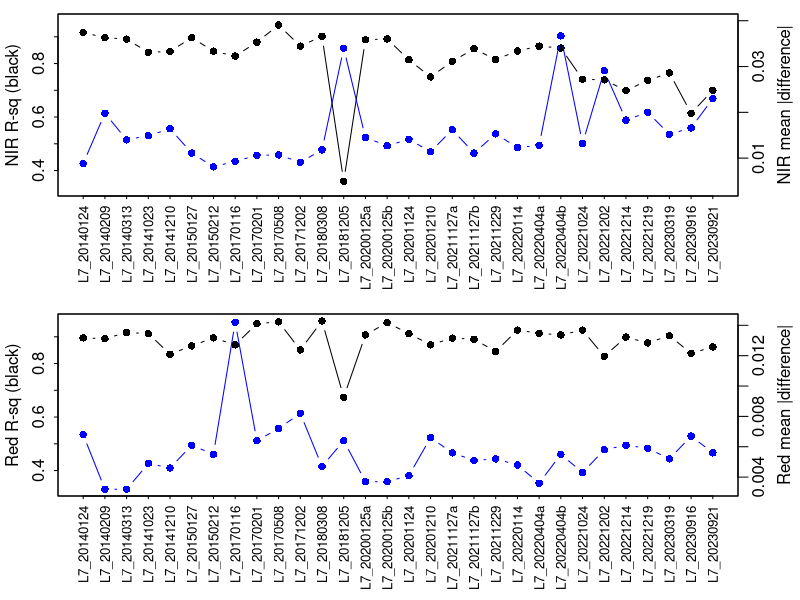
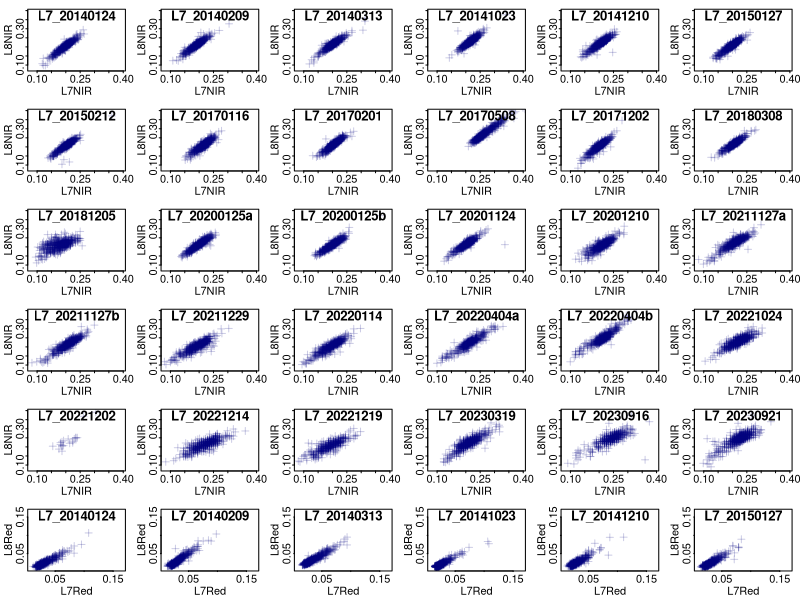
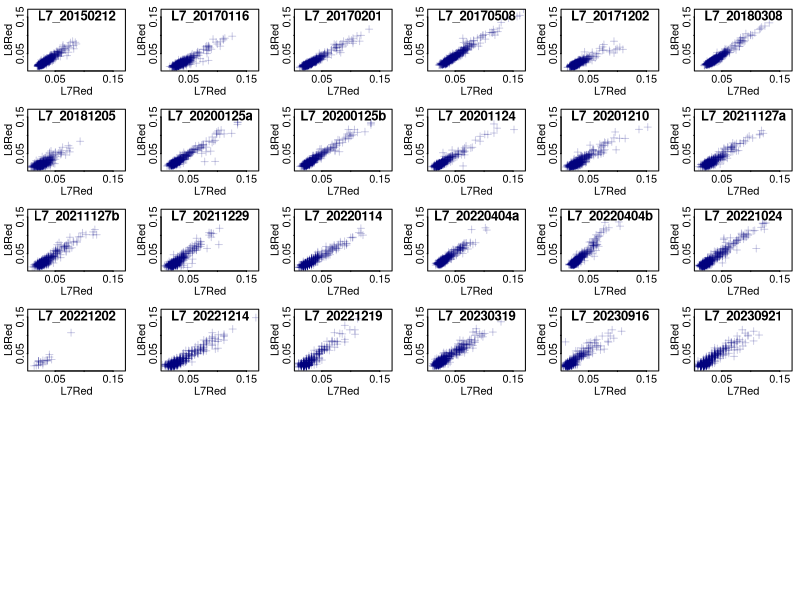
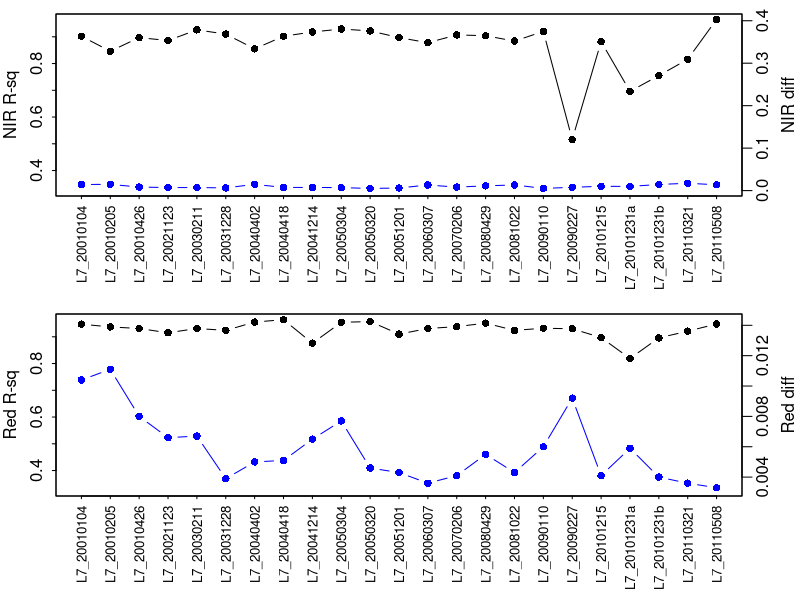
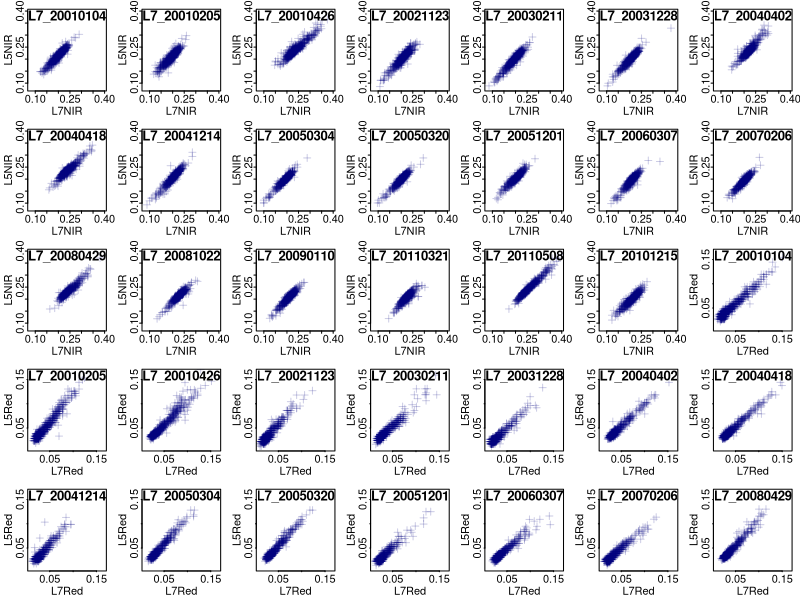
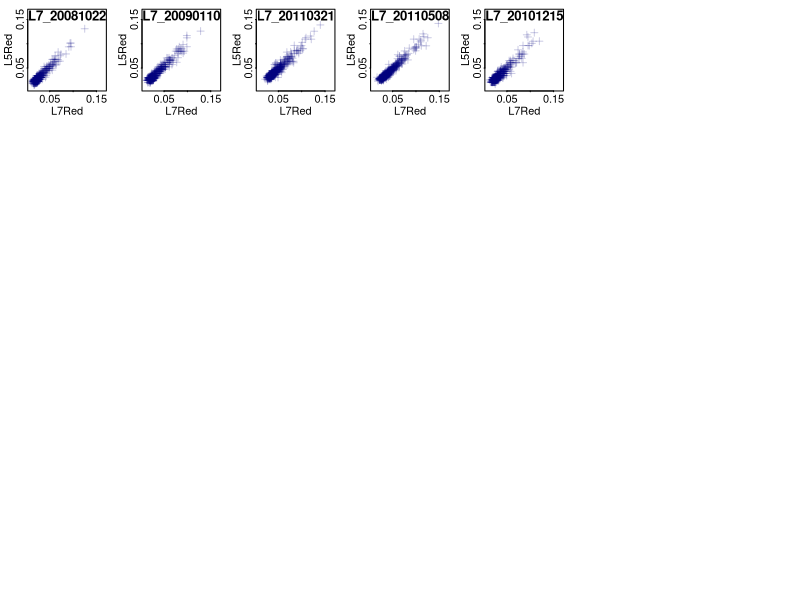

Write the R code that produced these figures, in order.
# -------------------------------------------------------------------------------------
# Landsat Harmonization Analysis - Bradford Forest
# This script builds on processing steps in Google Earth Engine (GEE) and ArcGIS Pro
# It harmonizes surface reflectance values across Landsat 5, 7, and 8 to enable
# consistent LAI estimation across time.

# GEE steps:
#  - Extracted cloud-free Landsat imagery over Bradford Forest
#  - Identified time-matched image pairs within ~8 days of each other
#  - Exporting R and NIR bands from each sensor
# GEE script: https://code.earthengine.google.com/ccea0823362ae6d5b4dc6e8b59d60317

# ArcGIS steps (can be replicated in any spatial software):
#  - Generated random points at a minimize separation to avoid spatial autocorrelation
#    (we used 350 m based on screening using Incremental Spatial Autocorrelation tool)
#  - Extracted Red and NIR band values from each Landsat image export to those points

# Reproducing this workflow:
#  - Use included sample_data/ for Bradford Forest for a script demonstration
#  - Or create your own datasets of date-matched NIR and Red reflectance values

# NOTE:
# Variable names like 'regNIR' and 'regRed' are reused and overwritten throughout this script
# Similarly, intermediate datasets like 'L5andL7' and 'L8andL7' are filtered and refined
#  iteratively while maintaining their name
# Therefore be mindful when backtracking or re-running earlier parts non-sequentially

library(reshape2)
library(scales)

setwd('C:\\Users\\kglod\\UFL Dropbox\\Katie Glodzik\\Postdoc\\OtherProjects\\LandsatContinuity\\ArcGISoutputsForR\\sample_data')
L5_NIR     = read.csv('L5_NIR_BandValues_Bradford.csv'      ,header=TRUE); L5_NIR    =L5_NIR[,-2]
L5_Red     = read.csv('L5_Red_BandValues_Bradford.csv'      ,header=TRUE); L5_Red    =L5_Red[,-2]
L7for5_NIR = read.csv('L7withL5_NIR_BandValues_Bradford.csv',header=TRUE); L7for5_NIR=L7for5_NIR[,-2]
L7for5_Red = read.csv('L7withL5_Red_BandValues_Bradford.csv',header=TRUE); L7for5_Red=L7for5_Red[,-2]
L7for8_NIR = read.csv('L7withL8_NIR_BandValues_Bradford.csv',header=TRUE); L7for8_NIR=L7for8_NIR[,-2]
L7for8_Red = read.csv('L7withL8_Red_BandValues_Bradford.csv',header=TRUE); L7for8_Red=L7for8_Red[,-2]
L8_NIR     = read.csv('L8_NIR_BandValues_Bradford.csv'      ,header=TRUE); L8_NIR    =L8_NIR[,-2]
L8_Red     = read.csv('L8_Red_BandValues_Bradford.csv'      ,header=TRUE); L8_Red    =L8_Red[,-2]

names(L5_NIR)[1] = names(L7for5_NIR)[1] = names(L7for8_NIR)[1] = names(L8_NIR)[1] =
names(L5_Red)[1] = names(L7for5_Red)[1] = names(L7for8_Red)[1] = names(L8_Red)[1] = 'pixelID'

# Remove rows where all values were nan or 0 (most needing removal are nan's). Mostly for Landsat 7
# instances where points fell in the black NoData striping that occurs in Landsat 7 images.
L5_NIR    =L5_NIR    [(rowSums(is.na(L5_NIR))    <(ncol(L5_NIR)-1))     & (rowSums(L5_NIR[,-1],na.rm=TRUE)    !=0),] 
L5_Red    =L5_Red    [(rowSums(is.na(L5_Red))    <(ncol(L5_Red)-1))     & (rowSums(L5_Red[,-1],na.rm=TRUE)    !=0),]
L7for5_NIR=L7for5_NIR[(rowSums(is.na(L7for5_NIR))<(ncol(L7for5_NIR)-1)) & (rowSums(L7for5_NIR[,-1],na.rm=TRUE)!=0),]
L7for5_Red=L7for5_Red[(rowSums(is.na(L7for5_Red))<(ncol(L7for5_Red)-1)) & (rowSums(L7for5_Red[,-1],na.rm=TRUE)!=0),]
L7for8_NIR=L7for8_NIR[(rowSums(is.na(L7for8_NIR))<(ncol(L7for8_NIR)-1)) & (rowSums(L7for8_NIR[,-1],na.rm=TRUE)!=0),]
L7for8_Red=L7for8_Red[(rowSums(is.na(L7for8_Red))<(ncol(L7for8_Red)-1)) & (rowSums(L7for8_Red[,-1],na.rm=TRUE)!=0),]
L8_NIR    =L8_NIR    [(rowSums(is.na(L8_NIR))    <(ncol(L8_NIR)-1))     & (rowSums(L8_NIR[,-1],na.rm=TRUE)    !=0),]
L8_Red    =L8_Red    [(rowSums(is.na(L8_Red))    <(ncol(L8_Red)-1))     & (rowSums(L8_Red[,-1],na.rm=TRUE)    !=0),]

# It was good to have some redundancy to field names at first, as an accuracy check, but lets simplify a little now
names(L5_NIR)    =gsub('_NIR','',names(L5_NIR))
names(L5_Red)    =gsub('_R'  ,'',names(L5_Red))
names(L7for5_NIR)=gsub('_NIR','',names(L7for5_NIR))
names(L7for5_Red)=gsub('_R'  ,'',names(L7for5_Red))
names(L7for8_NIR)=gsub('_NIR','',names(L7for8_NIR))
names(L7for8_Red)=gsub('_R'  ,'',names(L7for8_Red))
names(L8_NIR)    =gsub('_NIR','',names(L8_NIR))
names(L8_Red)    =gsub('_R'  ,'',names(L8_Red))

#############################################################################
## Landsat 7 and 8
#############################################################################

L7L8DateMatches = read.csv('L7toL8MatchesTable_Bradford.csv', header=TRUE)

## Get each of the L5 and L7 datasets into long data frame form
L8_NIRlong    = melt(L8_NIR,     na.rm=FALSE, value.name='L8NIR',id="pixelID"); names(L8_NIRlong)[2]    ="L8date"
L7for8_NIRlong= melt(L7for8_NIR, na.rm=FALSE, value.name="L7NIR",id="pixelID"); names(L7for8_NIRlong)[2]="L7date"
L8_Redlong    = melt(L8_Red,     na.rm=FALSE, value.name='L8Red',id="pixelID"); names(L8_Redlong)[2]    ="L8date"
L7for8_Redlong= melt(L7for8_Red, na.rm=FALSE, value.name='L7Red',id="pixelID"); names(L7for8_Redlong)[2]="L7date"

# Add a column that gives the L7 date to be matched to each L8 date
L8andL7NIR = merge(L8_NIRlong, L7L8DateMatches,by='L8date',all.x=TRUE)

# Add a column that gives the L7 NIR values (found by linking to the L7 dates just added)
L8andL7NIR = merge(L8andL7NIR, L7for8_NIRlong ,by=c('pixelID','L7date'),all.x=TRUE)

# You now have a table with L8 & L7 NIR values. Now we add L8 & L7 Red values
L8andL7pre    = merge(L8andL7NIR, L8_Redlong    ,by=c('pixelID','L8date'),all.x=TRUE)
L8andL7pre    = merge(L8andL7pre, L7for8_Redlong,by=c('pixelID','L7date'),all.x=TRUE)

# Remove L7_20230324 records. The L7 striping must have been bad for that one because there are only 3 records.
L8andL7pre = L8andL7pre[L8andL7pre$L7date!="L7_20230324",]

# Copy the date frame and begin noise removal on the new data frame
L8andL7 = L8andL7pre[rowSums(!is.na(L8andL7pre))==ncol(L8andL7pre), ]

# For comparison, check regression now, BEFORE eliminating data after 2020 or other bad dates
regNIR = lm(L8NIR~L7NIR,data=L8andL7pre); summary(regNIR)$adj.r.squared
regRed = lm(L8Red~L7Red,data=L8andL7pre); summary(regRed)$adj.r.squared

## Check  whether there are any date pairs that should be excluded because of major differences
## in values, which would suggest a large-scale change happened at the study area in between
## the matched images

# First calculate point-level differences between matched pairs
L8andL7$NIRdiff = abs(L8andL7$L8NIR - L8andL7$L7NIR)
L8andL7$Reddiff = abs(L8andL7$L8Red - L8andL7$L7Red)

# Aggregate point differences by date
L7dates = unique(L8andL7$L7dateunique) ; L7dates

L8andL7NIRdiff_agg = aggregate(L8andL7$NIRdiff, list(L8andL7$L7dateunique),FUN=mean,na.rm=TRUE); 
L8andL7NIRdiff_agg$x = round(L8andL7NIRdiff_agg$x,4)
L8andL7NIRdiff_agg[order(-L8andL7NIRdiff_agg$x),] ## take a look -- any pairs with unusually high differences?

L8andL7Reddiff_agg = aggregate(L8andL7$Reddiff, list(L8andL7$L7dateunique),FUN=mean,na.rm=TRUE) 
L8andL7Reddiff_agg$x = round(L8andL7Reddiff_agg$x,4)
L8andL7Reddiff_agg[order(-L8andL7Reddiff_agg$x),] ## take a look -- any pairs with unusually high differences?

# Also calculate R-squared values within each date pair and compile them
L7L8NIR_Rsqs = L7L8Red_Rsqs = c()
for (x in L7dates){
  rsq = with(L8andL7[L8andL7$L7dateunique==x,], round(summary(lm(L8NIR~L7NIR))$adj.r.squared,3))
  L7L8NIR_Rsqs[which(L7dates==x)]=rsq
}
for (x in L7dates){
  rsq = with(L8andL7[L8andL7$L7dateunique==x,], round(summary(lm(L8Red~L7Red))$adj.r.squared,3))
  L7L8Red_Rsqs[which(L7dates==x)]=rsq
}

# Get the R-squared values and average differences for Red and NIR together in a data frame
L7L8Rsqs = data.frame(cbind(L7dates,L7L8NIR_Rsqs,L7L8Red_Rsqs))

L7L8Rsqs = merge(L7L8Rsqs, L8andL7NIRdiff_agg, by.x = 'L7dates', by.y='Group.1')
names(L7L8Rsqs)[length(L7L8Rsqs)]='L7L8NIR_diff'

L7L8Rsqs = merge(L7L8Rsqs, L8andL7Reddiff_agg, by.x = 'L7dates', by.y='Group.1')
names(L7L8Rsqs)[length(L7L8Rsqs)]='L7L8Red_diff'

# Graphing R-squared values and average differences for individual dates
xseq = seq(1,nrow(L7L8Rsqs))
par(mfrow=c(2,1),mar=c(5.2,2.9,0.7,3.1),mgp=c(1.8,0.5,0))
plot(L7L8Rsqs$L7L8NIR_Rsqs ~ xseq,xaxt='n',pch=16,type='b',tck=-0.02,ylab='NIR R-sq (black)',xlab='',ylim=c(0.33,0.96))
axis(1,at=xseq,labels=L7L8Rsqs$L7dates,cex.axis=0.8,las=2,tck=-0.015)
par(new=TRUE);
plot(L7L8Rsqs$L7L8NIR_diff ~ xseq,xaxt='n',yaxt='n',pch=16,type='b',tck=-0.02,col='blue',ylab='',xlab='',ylim=c(0.0032,0.0400))
axis(4) ; mtext('NIR mean |difference|', side=4,line=1.8)
#  L7_20181205, L7_20220404b looks bad
# L7_20221202 little bad but leave and see if later pixel-by-pixel filtering fixes it

plot(L7L8Rsqs$L7L8Red_Rsqs ~ xseq,xaxt='n',pch=16,type='b',tck=-0.02,ylab='Red R-sq (black)',xlab='',ylim=c(0.33,0.96))
axis(1,at=xseq,labels=L7L8Rsqs$L7dates,cex.axis=0.8,las=2,tck=-0.015)
par(new=TRUE);
plot(L7L8Rsqs$L7L8Red_diff ~ xseq,xaxt='n',yaxt='n',pch=16,type='b',tck=-0.02,col='blue',ylab='',xlab='',ylim=c(0.0032,0.0143))
axis(4) ; mtext('Red mean |difference|', side=4,line=1.8)
#  L7_20170116 looks bad

# Eliminate data after 2020. Spectral drift means Landsat 7 data is less reliable starting in 2021
# https://pubs.usgs.gov/publication/70224264
L8andL7$year = as.numeric(substr(L8andL7$L7date,4,7))
L8andL7=L8andL7[L8andL7$year<=2020,]

# Regression AFTER eliminating data after 2020
regNIR = lm(L8NIR~L7NIR,data=L8andL7); summary(regNIR)$adj.r.squared
regRed = lm(L8Red~L7Red,data=L8andL7); summary(regRed)$adj.r.squared

# Eliminate the other bad pairs
L8andL7=subset(L8andL7, subset = L7date != 'L7_20181205' & L7date != 'L7_20170116')

# Regression AFTER eliminating those other bad pairs
regNIR = lm(L8NIR~L7NIR,data=L8andL7); summary(regNIR)$adj.r.squared
regRed = lm(L8Red~L7Red,data=L8andL7); summary(regRed)$adj.r.squared

L8andL7=L8andL7[rowSums(!is.na(L8andL7))==ncol(L8andL7), ]

## More noise filtering at the pixel level, based on cases where L8 and L7 found very different values 
## for pixels, which again suggest real changes on the ground in between matched dates, though
## at a smaller scale now. First we use a screening method based on Roy 2016, which only removes 
## extremely misalligned data
L8andL7$NIRnoisecalc = abs(L8andL7$L8NIR-L8andL7$L7NIR) / (0.5*abs(L8andL7$L8NIR+L8andL7$L7NIR))
L8andL7$NIRnoisy     = ifelse(L8andL7$NIRnoisecalc > 1, 1, 0)

L8andL7$Rednoisecalc = abs(L8andL7$L8Red-L8andL7$L7Red) / (0.5*abs(L8andL7$L8Red+L8andL7$L7Red))
L8andL7$Rednoisy     = ifelse(L8andL7$Rednoisecalc > 1, 1, 0)

# set "noisy" field to 1 in cases where either band was flagged
L8andL7$noisy = ifelse((L8andL7$NIRnoisy | L8andL7$Rednoisy) == 1, 1, 0)

mean(L8andL7$noisy,na.rm=TRUE) # the portion removed via Roy 2016 adapted method. It will likely be tiny

# Environment clean up
L8andL7 = within(L8andL7, rm(NIRnoisy,Rednoisy,NIRnoisecalc,Rednoisecalc))
rm(L8_NIRlong,L7for8_NIRlong,L8_Redlong,L7for8_Redlong,L8andL7NIR)

## We need to do more here because there are still major disparities that suggest some type
#  of change on the ground between the paired Landsat dates.
#  Additional screening will be based simply on absolute differences.

## To set an unacceptable amount of disparity, calculate mean and st. dev. of the L8-to-L7 differences
#  and we'll say the mean + 3*sd is the cut-off. Anything higher is eliminated.
#  That is, we define an acceptable level of difference between date-matched pixels,
#  and if the difference exceeds that, we assume real change happened on the ground and eliminate it
L8andL7$NIRnoisy2 = ifelse(L8andL7$NIRdiff > 
                             mean(L8andL7$NIRdiff,na.rm=TRUE) + 3*sd(L8andL7$NIRdiff,na.rm=TRUE), 1, 0)
L8andL7$Rednoisy2 = ifelse(L8andL7$Reddiff > 
                             mean(L8andL7$Reddiff,na.rm=TRUE) + 3*sd(L8andL7$Reddiff,na.rm=TRUE), 1, 0)

# set "noisy2" field to 1 in cases where either band was flagged
L8andL7$noisy2 = ifelse((L8andL7$NIRnoisy2 | L8andL7$Rednoisy2) == 1, 1, 0) # Set to 1 if either is high
mean(L8andL7$noisy2,na.rm=TRUE) # the portion removed by new noise screening

# Environment Clean up
L8andL7 = within(L8andL7, rm(NIRdiff,Reddiff,NIRnoisy2,Rednoisy2))

# Regression BEFORE eliminating noisy data
regNIR = lm(L8NIR~L7NIR,data=L8andL7); summary(regNIR)$adj.r.squared
regRed = lm(L8Red~L7Red,data=L8andL7); summary(regRed)$adj.r.squared

# Remove the noisy data
L8andL7final=L8andL7[L8andL7$noisy==0 & L8andL7$noisy2==0,]
L8andL7final=L8andL7final[rowSums(!is.na(L8andL7final))==ncol(L8andL7final), ]
nrow(L8andL7final)

# Regression AFTER eliminating noisy data
regNIR_L7asL8 = lm(L8NIR~L7NIR,data=L8andL7final); summary(regNIR_L7asL8)$adj.r.squared
regRed_L7asL8 = lm(L8Red~L7Red,data=L8andL7final); summary(regRed_L7asL8)$adj.r.squared


# GRAPHING
# Graphing scatterplots at individual dates
L7dates = unique(L8andL7pre$L7dateunique) ; L7dates
par(mfrow=c(6,6),mar=c(2.2,2.1,0.7,0.6),mgp=c(1.0,0.1,0))
L7L8NIR_Rsqs = L7L8Red_Rsqs = c()

for (x in L7dates){
  with(L8andL7pre[L8andL7pre$L7dateunique==x,], 
      plot(L8NIR~L7NIR, pch=3,col=alpha('navy',0.2),xlim=c(0.08,0.395), ylim=c(0.08,0.395),tck=-0.03))
      title(main=x,line=-0.85)
}

for (x in L7dates){
  with(L8andL7pre[L8andL7pre$L7dateunique==x,], 
       plot(L8Red~L7Red, pch=3,col=alpha('navy',0.2),xlim=c(0.009,0.165),ylim=c(0.009,0.165),tck=-0.01))
       title(main=x,line=-0.85)
}


# Uncomment to graph giant scatterplots (TAKES A FEW MOMENTS TO RUN)
#par(mfrow=c(3,2),mar=c(2.2,2.1,0.7,0.6),mgp=c(1.0,0.1,0))
#with(L8andL7final,  plot(L8NIR~L7NIR, pch=3,col=alpha('navy',0.2),xlim=c(0.10,0.395),ylim=c(0.10,0.395)))
#  abline(a=0,b=1,lwd=2) ; abline(regNIR_L7asL8,col='tomato3',lwd=2)
#with(L8andL7final,  plot(L8Red~L7Red, pch=3,col=alpha('navy',0.2),xlim=c(0.009,0.165),ylim=c(0.009,0.165)))
#  abline(a=0,b=1,lwd=2) ; abline(regRed_L7asL8,col='tomato3',lwd=2)


#############################################################################
## Landsat 5 and 7
#############################################################################

L5L7DateMatches = read.csv('L5toL7MatchesTable_Bradford.csv', header=TRUE)

## Get each of the L5 and L7 datasets into long data frame form
L5_NIRlong    = melt(L5_NIR,     na.rm=FALSE, value.name='L5NIR',id="pixelID"); names(L5_NIRlong)[2]    ="L5date"
L7for5_NIRlong= melt(L7for5_NIR, na.rm=FALSE, value.name="L7NIR",id="pixelID"); names(L7for5_NIRlong)[2]="L7date"
L5_Redlong    = melt(L5_Red,     na.rm=FALSE, value.name='L5Red',id="pixelID"); names(L5_Redlong)[2]    ="L5date"
L7for5_Redlong= melt(L7for5_Red, na.rm=FALSE, value.name='L7Red',id="pixelID"); names(L7for5_Redlong)[2]="L7date"

# Add a column that gives the L7 date to be matched to each L5 date
L5andL7NIR = merge(L5_NIRlong, L5L7DateMatches,by='L5date',all.x=TRUE)

# Add a column that gives the L7 NIR values (found by linking to the L7 dates just added)
L5andL7NIR = merge(L5andL7NIR, L7for5_NIRlong ,by=c('pixelID','L7date'),all.x=TRUE)

# You now have a table with L5 & L7 NIR values. Now we add L5 & L7 Red values
L5andL7pre    = merge(L5andL7NIR, L5_Redlong    ,by=c('pixelID','L5date'),all.x=TRUE)

L5andL7pre    = merge(L5andL7pre, L7for5_Redlong,by=c('pixelID','L7date'),all.x=TRUE)

# Copy the date frame and begin noise removal on the new data frame
L5andL7 = L5andL7pre[rowSums(!is.na(L5andL7pre))==ncol(L5andL7pre), ]

# For comparison, check regression now, BEFORE eliminating bad dates
regNIR = lm(L7NIR~L5NIR,data=L5andL7); summary(regNIR)$adj.r.squared
regRed = lm(L7Red~L5Red,data=L5andL7); summary(regRed)$adj.r.squared

## Check  whether there are any date pairs that should be excluded because of major differences
## in values, which would suggest a large-scale change happened at the study area in between
## the matched images

# First calculate point-level differences between matched pairs
L5andL7$NIRdiff = abs(L5andL7$L5NIR - L5andL7$L7NIR)
L5andL7$Reddiff = abs(L5andL7$L5Red - L5andL7$L7Red)

# Aggregate point differences by date

L7dates = unique(L5andL7$L7dateunique) ; L7dates

L5andL7NIRdiff_agg = aggregate(L5andL7$NIRdiff, list(L5andL7$L7dateunique), FUN=mean,na.rm=TRUE) 
L5andL7NIRdiff_agg$x = round(L5andL7NIRdiff_agg$x,4)
L5andL7NIRdiff_agg[order(-L5andL7NIRdiff_agg$x),] ## take a look -- any pairs with unusually high differences?

L5andL7Reddiff_agg = aggregate(L5andL7$Reddiff, list(L5andL7$L7dateunique), FUN=mean,na.rm=TRUE) 
L5andL7Reddiff_agg$x = round(L5andL7Reddiff_agg$x,4)
L5andL7Reddiff_agg[order(-L5andL7Reddiff_agg$x),] ## take a look -- any pairs with unusually high differences?

# Also calculate R-squared values within each date pair and compile them
L5L7NIR_Rsqs = L5L7Red_Rsqs = c()
for (x in L7dates){
  rsq = with(L5andL7pre[L5andL7pre$L7dateunique==x,], round(summary(lm(L5NIR~L7NIR))$adj.r.squared,3))
  L5L7NIR_Rsqs[which(L7dates==x)]=rsq
}
for (x in L7dates){
  rsq = with(L5andL7pre[L5andL7pre$L7dateunique==x,], round(summary(lm(L5Red~L7Red))$adj.r.squared,3))
  L5L7Red_Rsqs[which(L7dates==x)]=rsq
}

# Get the R-squared values and average differences for Red and NIR together in a data frame
L5L7Rsqs = data.frame(cbind(L7dates,L5L7NIR_Rsqs,L5L7Red_Rsqs))

L5L7Rsqs = merge(L5L7Rsqs, L5andL7NIRdiff_agg, by.x = 'L7dates', by.y='Group.1')
names(L5L7Rsqs)[length(L5L7Rsqs)]='L5L7NIR_diff'

L5L7Rsqs = merge(L5L7Rsqs, L5andL7Reddiff_agg, by.x = 'L7dates', by.y='Group.1')
names(L5L7Rsqs)[length(L5L7Rsqs)]='L5L7Red_diff'

# Graphing R-squared values and average differences for individual dates
xseq = seq(1,nrow(L5L7Rsqs))
par(mfrow=c(2,1),mar=c(5.2,2.8,0.7,2.9),mgp=c(1.8,0.5,0))
plot(L5L7Rsqs$L5L7NIR_Rsqs ~ xseq,xaxt='n',pch=16,type='b',tck=-0.02,ylab='NIR R-sq',xlab='',ylim=c(0.33,0.96))
axis(1,at=xseq,labels=L5L7Rsqs$L7dates,cex.axis=0.8,las=2,tck=-0.015)
par(new=TRUE);
plot(L5L7Rsqs$L5L7NIR_diff ~ xseq,xaxt='n',yaxt='n',pch=16,type='b',tck=-0.02,col='blue',ylab='',xlab='',ylim=c(0.0032,0.400))
axis(4) ; mtext('NIR diff', side=4,line=1.8)
# L7_20090227 and L7_20101231 look bad

plot(L5L7Rsqs$L5L7Red_Rsqs ~ xseq,xaxt='n',pch=16,type='b',tck=-0.02,ylab='Red R-sq',xlab='',ylim=c(0.33,0.96))
axis(1,at=xseq,labels=L5L7Rsqs$L7dates,cex.axis=0.8,las=2,tck=-0.015)
par(new=TRUE);
plot(L5L7Rsqs$L5L7Red_diff ~ xseq,xaxt='n',yaxt='n',pch=16,type='b',tck=-0.02,col='blue',ylab='',xlab='',ylim=c(0.0032,0.0143))
axis(4) ; mtext('Red diff', side=4,line=1.8)
# bit of judgement call for first couple dates but we'll keep all becausee R-squares are very good
# and the magnitude of overall Red Difference is small (note right axis values)

## Eliminate the bad pairs
L5andL7=subset(L5andL7, subset = L7date != 'L7_20090227' & L7date != 'L7_20101231')
L5andL7=L5andL7[rowSums(!is.na(L5andL7))==ncol(L5andL7), ]

#Regression AFTER eliminating the bad pairs
regNIR = lm(L7NIR~L5NIR,data=L5andL7); summary(regNIR)$adj.r.squared
regRed = lm(L7Red~L5Red,data=L5andL7); summary(regRed)$adj.r.squared

## More noise filtering at the pixel level, based on cases where L8 and L7 found very different values 
## for pixels, which again suggest real changes on the ground in between matched dates, though
## at a smaller scale now. First we use a screening method based on Roy 2016, which only removes 
## extremely misalligned data
L5andL7$NIRnoisecalc = abs(L5andL7$L5NIR-L5andL7$L7NIR) / (0.5*abs(L5andL7$L5NIR+L5andL7$L7NIR))
L5andL7$NIRnoisy     = ifelse(L5andL7$NIRnoisecalc > 1, 1, 0) 

L5andL7$Rednoisecalc = abs(L5andL7$L5Red-L5andL7$L7Red) / (0.5*abs(L5andL7$L5Red+L5andL7$L7Red))
L5andL7$Rednoisy     = ifelse(L5andL7$Rednoisecalc > 1, 1, 0) 

# set "noisy" field to 1 in cases where either band was flagged
L5andL7$noisy = ifelse((L5andL7$NIRnoisy | L5andL7$Rednoisy) == 1, 1, 0)

sum(L5andL7$noisy,na.rm=TRUE) # the portion removed via Roy 2016 adapted method. It will likely be tiny

# Environment clean up
L5andL7 = within(L5andL7, rm(NIRnoisy,Rednoisy,NIRnoisecalc,Rednoisecalc))
rm(L5_NIRlong,L7for5_NIRlong,L5_Redlong,L7for5_Redlong,L5andL7NIR)

## We need to do more here because there are still major disparities that suggest some type
#  of change on the ground between the paired Landsat dates.
#  Additional screening will be based simply on absolute differences.

## To set an unacceptable amount of disparity, calculate mean and st. dev. of the L8-to-L7 differences
#  and we'll say the mean + 3*sd is the cut-off. Anything higher is eliminated.
#  That is, we define an acceptable level of difference between date-matched pixels,
#  and if the difference exceeds that, we assume real change happened on the ground and eliminate it
L5andL7$NIRnoisy2 = ifelse(L5andL7$NIRdiff > 
                             mean(L5andL7$NIRdiff,na.rm=TRUE) + 3*sd(L5andL7$NIRdiff,na.rm=TRUE), 1, 0)
L5andL7$Rednoisy2 = ifelse(L5andL7$Reddiff > 
                             mean(L5andL7$Reddiff,na.rm=TRUE) + 3*sd(L5andL7$Reddiff,na.rm=TRUE), 1, 0)

L5andL7$noisy2 = ifelse((L5andL7$NIRnoisy2 | L5andL7$Rednoisy2) == 1, 1, 0) # Set to 1 if either is high
L8andL7=L8andL7[rowSums(!is.na(L8andL7))==ncol(L8andL7), ]

mean(L5andL7$noisy2,na.rm=TRUE) # the portion removed

# Environment clean up
#L5andL7 = within(L5andL7, rm(NIRdiff,Reddiff,NIRnoisy2,Rednoisy2))

# Regression BEFORE eliminating noisy data
regNIR = lm(L7NIR~L5NIR,data=L5andL7); summary(regNIR)$adj.r.squared
regRed = lm(L7Red~L5Red,data=L5andL7); summary(regRed)$adj.r.squared

# Remove the noisy data
L5andL7final= L5andL7[L5andL7$noisy2!=1,]
L5andL7final=L5andL7final[rowSums(!is.na(L5andL7final))==ncol(L5andL7final), ]
nrow(L5andL7final)

# Regression AFTER eliminating noisy data
regNIR_L5asL7 = lm(L7NIR~L5NIR,data=L5andL7final); summary(regNIR_L5asL7)$adj.r.squared
regRed_L5asL7 = lm(L7Red~L5Red,data=L5andL7final); summary(regRed_L5asL7)$adj.r.squared

# GRAPHING
# Graphing scatterplots for individual dates
L7dates = unique(L5andL7$L7dateunique) ; L7dates
par(mfrow=c(5,7),mar=c(2.2,2.1,0.7,0.6),mgp=c(1.0,0.1,0))
L5L7NIR_Rsqs = L5L7Red_Rsqs = c()

for (x in L7dates){
  with(L5andL7[L5andL7$L7dateunique==x,], 
      plot(L5NIR~L7NIR, pch=3,col=alpha('navy',0.2),xlim=c(0.08,0.395), ylim=c(0.08,0.395),tck=-0.03))
    title(main=x,line=-0.85)
}

for (x in L7dates){
  with(L5andL7[L5andL7$L7dateunique==x,], 
       plot(L5Red~L7Red, pch=3,col=alpha('navy',0.2),xlim=c(0.009,0.165),ylim=c(0.009,0.165),tck=-0.01))
  title(main=x,line=-0.85)
}

# Uncomment to graph giant scatterplots (TAKES A FEW MOMENTS TO RUN)
#par(mfrow=c(1,2),mar=c(2.2,2.1,0.7,0.6),mgp=c(1.0,0.1,0))
#with(L5andL7final,plot(L7NIR~L5NIR, pch=3,col=alpha('navy',0.2),xlim=c(0.10,0.395),ylim=c(0.10,0.395)))
#  abline(a=0,b=1,lwd=2) ; abline(regNIR,col='tomato3',lwd=2)
#with(L5andL7final,plot(L7Red~L5Red, pch=3,col=alpha('navy',0.2),xlim=c(0.008,0.157),ylim=c(0.008,0.157)))
#  abline(a=0,b=1,lwd=2) ; abline(regRed,col='tomato3',lwd=2)

#################################################################################################

## Good so far. Now we have regressions that predicts L8-equivalent values from L7 values.
## We have regressions that predicts L7-equivalent values from L5 values.

## Now we need to apply the L7-as-L8 regression to L7 to derive them as L8-equivalent.
## Then, regress these L8-equivalent L7 values against L5 values, to create a regression equation
## that predicts L8-equivalent values from L5

head(L5andL7final ,2)

# Apply the L8-equivalent-from-L7 equation to L7, deriving a dataset of L8 equivalent values
L5andL7final$L8equivL7NIR = predict(regNIR_L7asL8,  L5andL7final)
L5andL7final$L8equivL7Red = predict(regRed_L7asL8,  L5andL7final)

# Regress the new L8-equivalent values against the L5 values
regNIR_L5asL8 = lm(L8equivL7NIR~L5NIR,data=L5andL7final) ; summary(regNIR)
regRed_L5asL8 = lm(L8equivL7Red~L5Red,data=L5andL7final) ; summary(regRed)

head(L5andL7final)

#Uncomment to run (these take a few moments)
#par(mfrow=c(2,1),mar=c(1.8,2.1,0.5,0.6),mgp=c(1.0,0.1,0))
#plot(L5andL7final$L8equivL7NIR~L5andL7final$L5NIR,pch=3,cex=0.8,col=alpha('dodgerblue3',0.4),xlim=c(0.10,0.395),ylim=c(0.10,0.395),xlab='L5 NIR',ylab='L8 equivalent NIR')
#abline(a=0,b=1,lwd=2,lty='longdash')
#abline(regNIR,col='red',lwd=2)

#plot(L5andL7final$L8equivL7Red~L5andL7final$L5Red,pch=3,cex=0.8,col=alpha('dodgerblue3',0.1),xlim=c(0.008,0.157),ylim=c(0.008,0.157),xlab='L5 Red',ylab='L8 equivalent Red') 
#abline(a=0,b=1,lwd=2,lty='longdash') 
#abline(regRed,col='red',lwd=2)


############################
## Final tegression equations which can be applied to Landsat 5 and 7 spectral reflectance
#  to harmonize them with Landsat 8 spectral reflectance

summary(regNIR_L7asL8)
summary(regRed_L7asL8)
summary(regNIR_L5asL8)
summary(regRed_L5asL8)
